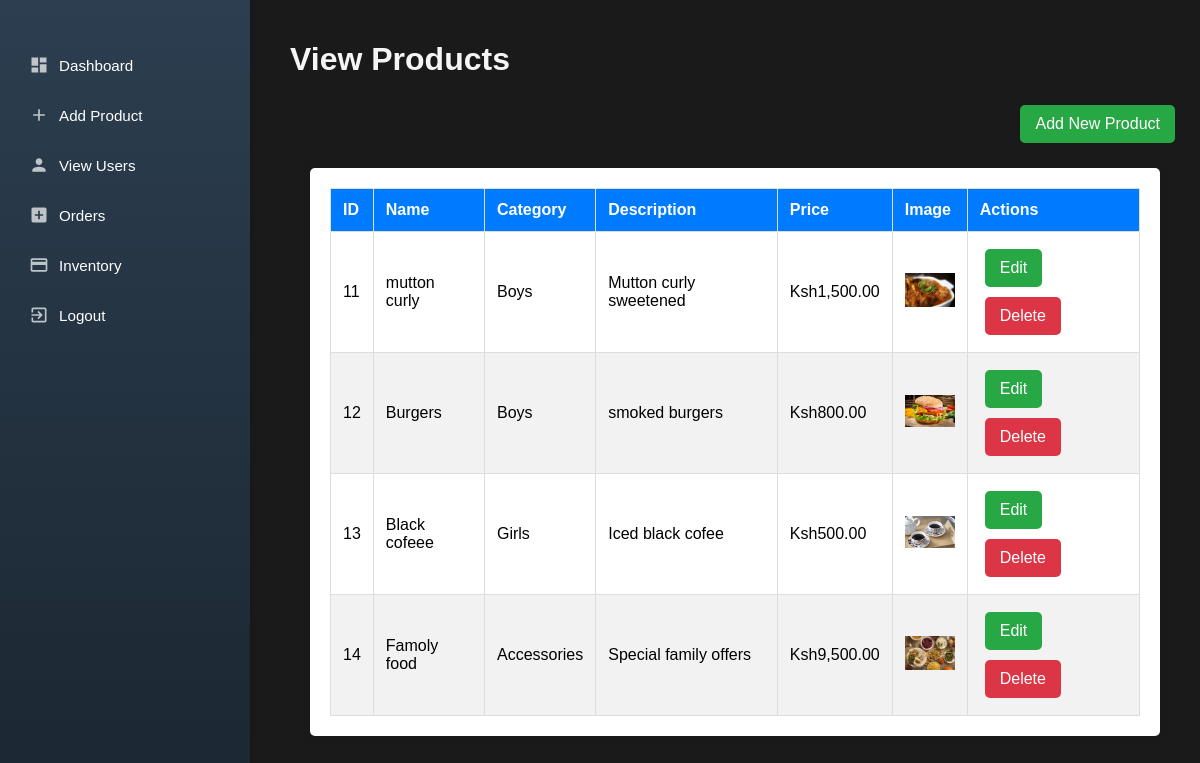
The page /view_product.php on the database its author committed.
### tables this page shows
CREATE TABLE `products` (
  `product_id` int(11) NOT NULL,
  `name` varchar(255) NOT NULL,
  `category` varchar(100) NOT NULL,
  `description` text DEFAULT NULL,
  `price` decimal(10,2) NOT NULL,
  `quantity` int(11) NOT NULL DEFAULT 0,
  `image` varchar(500) DEFAULT NULL,
  `image_data` longblob DEFAULT NULL,
  `image_type` varchar(50) DEFAULT NULL,
  `created_at` timestamp NOT NULL DEFAULT current_timestamp(),
  `updated_at` timestamp NOT NULL DEFAULT current_timestamp() ON UPDATE current_timestamp()
);

### view_product.php (the view, shortened to what this page needs)
<?php
require 'db_connection.php';
$sql = "SELECT * FROM products";
$result = $conn->query($sql);
?>
<!DOCTYPE html>
<html lang="en">
<head>
</head>
<body>
    <aside class="sidebar">
        <nav>
            <ul>
                <li><a href="admin_dashboard.php">Dashboard</a></li>
                <li><a href="add_product.php">Add Product</a></li>
                <li><a href="view_users.html">View Users</a></li>
                <li><a href="orders.php">Orders</a></li>
                <li><a href="inventory.php">Inventory</a></li>
                <li><a href="login.php">Logout</a></li>
            </ul>
        </nav>
    </aside>
    <div class="main-container">
        <h1>View Products</h1>
        <div class="button-container">
            <a class="button" href="add_product.php">Add New Product</a>
        </div>
        <div class="table-container">
            <table>
                <thead>
                    <tr>
                        <th>ID</th>
                        <th>Name</th>
                        <th>Category</th>
                        <th>Description</th>
                        <th>Price</th>
                        <th>Image</th>
                        <th>Actions</th>
                    </tr>
                </thead>
                <tbody>
                    <?php if ($result && $result->num_rows > 0): ?>
                        <?php while ($row = $result->fetch_assoc()): ?>
                            <tr>
                                <td><?php echo htmlspecialchars($row['product_id']); ?></td>
                                <td><?php echo htmlspecialchars($row['name']); ?></td>
                                <td><?php echo htmlspecialchars($row['category']); ?></td>
                                <td><?php echo htmlspecialchars($row['description']); ?></td>
                                <td>Ksh<?php echo htmlspecialchars(number_format($row['price'], 2)); ?></td>
                                <td>
                                    <?php if (!empty($row['image']) && file_exists($row['image'])): ?>
                                        <img src="<?php echo htmlspecialchars($row['image']); ?>" alt="Product Image" class="product-image">
                                    <?php else: ?>
                                        <span>No image available</span>
                                    <?php endif; ?>
                                </td>
                                <td>
                                    <a class="button" href="edit-product.php?product_id=<?php echo $row['product_id']; ?>">Edit</a>
                                    <a class="button" href="?product_id=<?php echo $row['product_id']; ?>"
                                       onclick="return confirm('Are you sure you want to delete this product?');"
                                       style="background-color: #dc3545;">Delete</a>
                                </td>
                            </tr>
                        <?php endwhile; ?>
                    <?php else: ?>
                        <tr>
                            <td colspan="7">No products found.</td>
                        </tr>
                    <?php endif; ?>
                </tbody>
            </table>
        </div>
    </div>
</body>
</html>

### view_product.php (style rules this page uses)
body { font-family: Arial, sans-serif; background-color:#1a1a1a; margin: 0; display: flex; }
h1 { color: whitesmoke; }
.sidebar { width: 250px; height: 100vh; background: linear-gradient(180deg, #2c3e50 0%, #1a252f 100%); color: white; position: fixed; overflow-y: auto; padding: 20px 0; box-shadow: 2px 0 5px rgba(0, 0, 0, 0.1); }
.sidebar nav { padding: 20px 0; }
.sidebar nav ul { list-style-type: none; padding: 0; margin: 0; }
.sidebar nav ul li { margin: 0; padding: 0; border-left: 4px solid transparent; transition: all 0.3s ease; }
.sidebar nav ul li a { color: #ffffff; text-decoration: none; font-weight: 500; font-size: 0.95rem; padding: 15px 25px; display: flex; align-items: center; transition: all 0.3s ease; }
.sidebar nav ul li a::before { content: ''; width: 20px; height: 20px; margin-right: 10px; background-size: contain; background-repeat: no-repeat; background-position: center; opacity: 0.7; }
.main-container { margin-left: 270px; padding: 20px; flex-grow: 1; }
.button-container { text-align: right; margin-bottom: 20px; }
.table-container { background-color: #fff; border-radius: 5px; overflow: hidden; box-shadow: 0 0 10px rgba(0, 0, 0, 0.1); margin: 0 20px; padding: 20px; }
table { width: 100%; max-width: 1000px; margin: 0 auto; border-collapse: collapse; }
th, td { padding: 12px; text-align: left; border: 1px solid #ddd; }
th { background-color: #007BFF; color: white; }
tr:nth-child(even) { background-color: #f2f2f2; }
.button { display: inline-block; padding: 10px 15px; margin: 5px; background-color: #28a745; color: white; border: none; border-radius: 5px; cursor: pointer; text-decoration: none; }
.product-image { max-width: 50px; max-height: 50px; object-fit: cover; }

### rows shown on the page
products: product_id "11", name "mutton curly", category "Boys", description "Mutton curly sweetened", price "1,500.00", image (picture)
products: product_id "12", name "Burgers", category "Boys", description "smoked burgers", price "800.00", image (picture)
products: product_id "13", name "Black cofeee", category "Girls", description "Iced black cofee", price "500.00", image (picture)
products: product_id "14", name "Famoly food", category "Accessories", description "Special family offers", price "9,500.00", image (picture)
